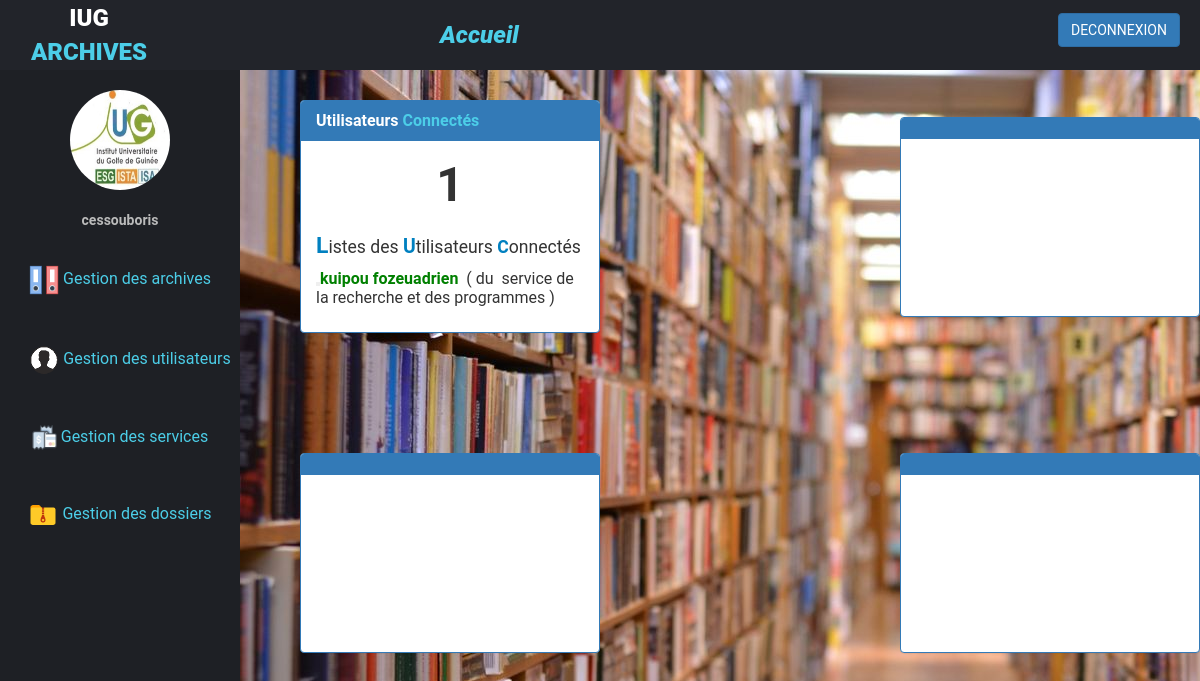
The app's page /accueil_admin.php (signed in) with its own data.
### tables this page shows
CREATE TABLE IF NOT EXISTS `utilisateur` (
  `id_user` int(11) NOT NULL AUTO_INCREMENT,
  `nom_user` varchar(55) NOT NULL,
  `prenom_user` varchar(55) NOT NULL,
  `email` text NOT NULL,
  `tel_user` text NOT NULL,
  `poste_user` varchar(55) NOT NULL,
  `login_user` varchar(55) NOT NULL,
  `mot_de_passe` text NOT NULL,
  `id_typeutilisateur` int(11) NOT NULL,
  `id_service` int(11) NOT NULL,
  PRIMARY KEY (`id_user`),
  KEY `id_typeutilisateur` (`id_typeutilisateur`),
  KEY `id_service` (`id_service`)
);

CREATE TABLE IF NOT EXISTS `service` (
  `id_service` int(11) NOT NULL AUTO_INCREMENT,
  `libelle_service` varchar(55) NOT NULL,
  `description` text NOT NULL,
  PRIMARY KEY (`id_service`)
);

### nombre_connectes.php (called while the page is built, shortened)
<?php
include("connecter_base.php");
$retour=$base->query('SELECT count(*) AS nbre_entrees ,nom_user,prenom_user from connectes,utilisateur WHERE utilisateur.id_user=connectes.id_user');
$donnees=$retour->fetch();
?>

### accueil_admin.php (the view, shortened to what this page needs)
  <?php include("nombre_connectes.php");
$retoure=$base->query('SELECT nom_user,prenom_user,libelle_service from connectes,utilisateur,service WHERE utilisateur.id_user=connectes.id_user and utilisateur.id_service=service.id_service');
?>
<html>
     <head>
          <link rel="stylesheet" href="bootstrap.css">
        <link rel="stylesheet" href="style_accueil_admin.css">
     </head>
 <body>
    <table>
      <tr>
        <td>
            <div id="bloc1"  >
                <div class="panel panel-primary"  style="height:260px,width:300px" >
                  <div class="panel-heading" ><strong style="color:white">Utilisateurs</strong><strong  style="color:#4CCEE8"> Connectés</strong> </div>
                    <div class="panel-body" >
                   <div style="font-size:3em"><center > <?php echo '<strong >'.$donnees['nbre_entrees'].'</strong>'; ?></center></div><br>
                   <p style="font-size:1.1em;"><strong  style="color:rgb(0,128,192);font-size:1.3em;">L</strong>istes des  <strong  style="color:rgb(0,128,192);font-size:1.1em;">U</strong>tilisateurs <strong style="color:rgb(0,128,192);font-size:1em;">C</strong>onnectés</p>
                    <?php while($donnee=$retoure->fetch()){?>
                      <ul><li><?php echo '<button class="navbar-toggler" style="background-color:green,width:1500px,height:70px" type="button" ></button><strong style="color:green">'
                          .$donnee['nom_user'].$donnee['prenom_user'].'</strong>&nbsp ( du &nbsp'.$donnee['libelle_service'].'&nbsp)';?></li></ul>
                    <?php }?>
               </div>
                    </div>
            </div >
       </td>
       <td>
          <div id="bloc2"  >
                <div class="panel panel-primary" style="height:200px"  >
                  <div class="panel-heading" > </div>
                    <div class="panel-body" >
               </div>
                    </div>
          </div>
       </td>
     </tr>
  </table>
  <table>
      <tr>
        <td>
            <div id="bloc1"  >
                <div class="panel panel-primary"  style="height:200px" >
                  <div class="panel-heading" > </div>
                    <div class="panel-body" >
               </div>
                    </div>
            </div >
       </td>
       <td>
          <div id="bloc2"  >
                <div class="panel panel-primary" style="height:200px"  >
                  <div class="panel-heading" > </div>
                    <div class="panel-body" >
               </div>
                    </div>
          </div>
       </td>
     </tr>
  </table>
 <div class="wrapper">
     <div class="header">
        <div class="header-menu">
          <div class="title">IUG <span>ARCHIVES</span></div>
            <div class="sidebar-btn">
                <i class="fas fa-bars"><a href="accueil_admin.php" class="accueil"> Accueil</a></i>
            </div>
            <p class="aaa"  ><a href="deconnection.php" class="btn btn-primary" >DECONNEXION</a></p>
        </div>
     </div>
      <div class="sidebar">
        <div class="sidebar-menu">
           <center class="profile">
             <img src='logo_iug.jpg'>
            <strong> <p> <?php echo $_SESSION['login'];?></p></strong>
           </center>
           <li class="item">
              <a href="gerer_archive.php" class="menu-btn">
               <img src="logo_archive.png" width="30px" height="30px">&nbsp<span>Gestion des archives</span>
              </a>
           </li>
           <li class="item" id="messages">
            <a href="gerer_utilisateur.php" class="menu-btn">
            <i></i> <img src="logo_user.png" width="30px" height="30px">&nbsp<span>Gestion des utilisateurs <i class="fas fa-chevron-down drop-down"></i></span>
              </a>
           </li>
           <li class="item" id="settings">
              <a href="gerer_service.php" class="menu-btn">
                  <img src="logo_service.png" width="25px" height="25px">  <span> Gestion des services</span>
              </a>
           </li>
           <li class="item">
              <a href="gerer_dossier.php" class="menu-btn">
               <img src="logo_dossiers.png" width="30px" height="30px" style="color:white" >&nbsp<span>Gestion des dossiers</span>
              </a>
           </li>
        </div>
      </div>
 </div>
 </body>
</html>

### style_accueil_admin.css (style rules this page uses)
* { margin: 0; padding: 0; list-style: none; text-decoration: none; box-sizing: border-box; font-family: "Roboto", sans-serif; }
body { text-align: center; background-color: #fff; background: url(fond2.jpg)repeat ; }
.wrapper .header { z-index: 1; background: #22242A; position: fixed; width: calc(100% - 0%); height: 70px; display: flex; top: 0; }
.wrapper .header .header-menu { width: calc(100% -0%); height: 100%; display :flex; justify-content: space-between; align-items: center; padding: 0 20px; }
.wrapper .header .header-menu .aaa { color:#4CCEE8; margin-left:900px; cursor: pointer; font-size: 18px; font-weight: 600; transition: 0.3s; transition-property: color ; }
.wrapper .header .header-menu .title { color: #fff; font-size: 24px; text-transform: uppercase; font-weight: 900; }
.wrapper .header .header-menu .title span { color: #4CCEE8; }
.wrapper .header .header-menu .sidebar-btn { color: #fff; position: fixed; margin-left: 240px; font-size: 24px; font-weight: 900; cursor: pointer; transition: 0.3s; transition-property: color ; }
.wrapper .sidebar { z-index: 1; background: #1e2025; position: fixed; top: 70px; width: 240px; height: calc(100% - 0%); transition-property: width; overflow-y: auto; }
.wrapper .sidebar .sidebar-menu { overflow: hidden; }
.wrapper .sidebar .sidebar-menu .profile img { margin: 20px 0; width: 100px; height: 100px; border-radius: 50px; }
.wrapper .sidebar .sidebar-menu .profile p { color: #bbb; font-weight: 700; margin-bottom: 10px; }
.wrapper .sidebar .sidebar-menu .item .menu-btn { display: block; color: #4CCEE8 ; position: relative; padding: 25px 8px; transition: 0.3s; transition-property: color; font-size: 16px; }
.accueil { margin-left: 180px; color:#4CCEE8; }
#bloc1 { margin-top: 100px; margin-left: 300px; width: 300px; }
#bloc2 { margin-top: 100px; margin-left: 300px; width: 300px; }

### records on screen
utilisateur: nom_user "kuipou fozeu", prenom_user "adrien", id_service.libelle_service "service de la recherche et des programmes"

### other values on screen
$donnees['nbre_entrees'] "1"
$_SESSION['login'] "cessouboris"
